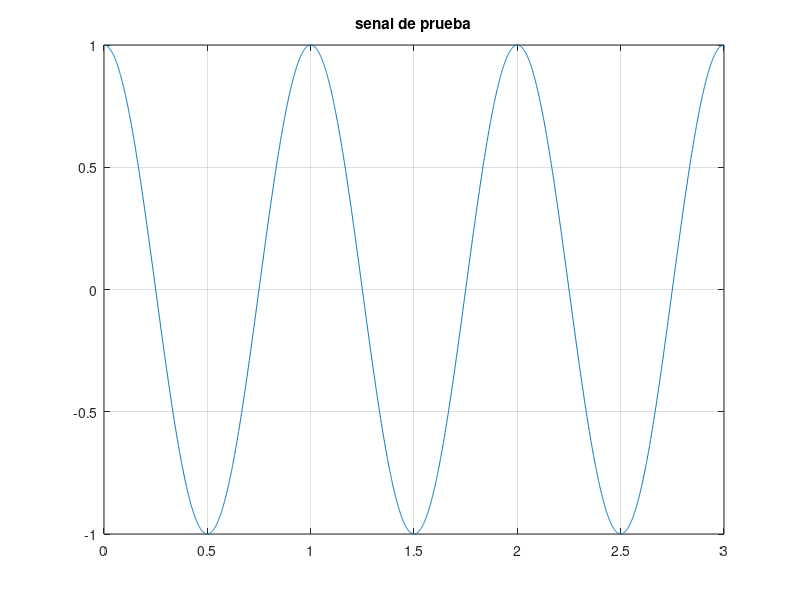

MATLAB code to generate this figure:
t=linspace(0,3,3000);
funct=sin(2*pi*t)+cos(2*pi*t);

par=zeros(size(t));
impar=zeros(size(t));
N=length(t);
for i=1:N
      par(i)=.5*(funct(i)+funct(N-i+1));
      impar(i)=.5*(funct(i)-funct(N-i+1));
end



plot(t,par);
title('senal de prueba');








% Crear el gráfico de barras de precipitaciónfigure;
%bar(precipitacion, 'b'); % 'b' representa el color azul de las barras

% Personalizar el gráfico
%xlabel('Mes');
%ylabel('Precipitación (mm)');
%title('Precipitación Pluvial Mensual');
%xticks(1:12); % Establecer los valores del eje X de 1 a 12
%xticklabels(meses_del_ano); % Asignar los nombres de los meses al eje X
grid on;

% Ajustar el tamaño de la figura (opcional)


% Mostrar el gráfico